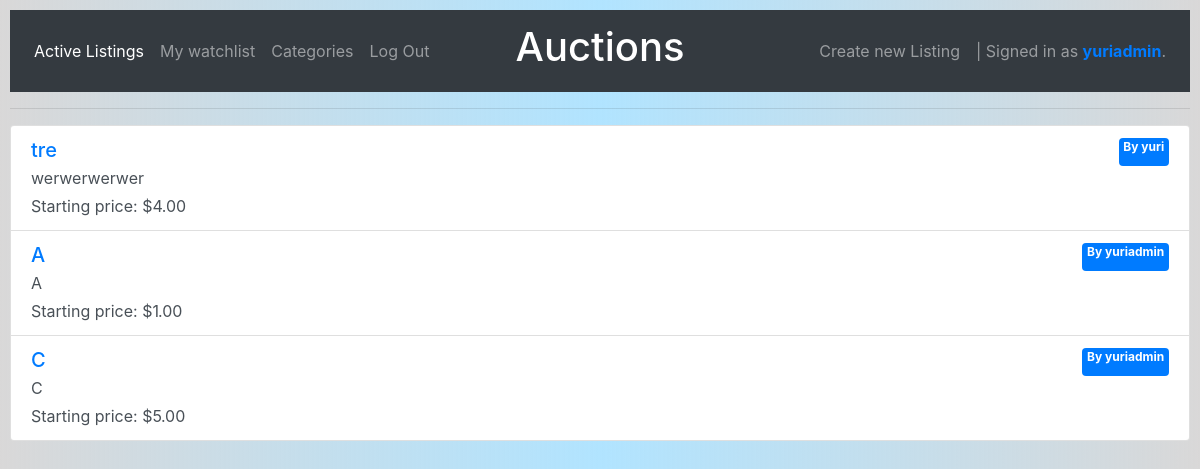
The app's page /watchpage (signed in), older data.
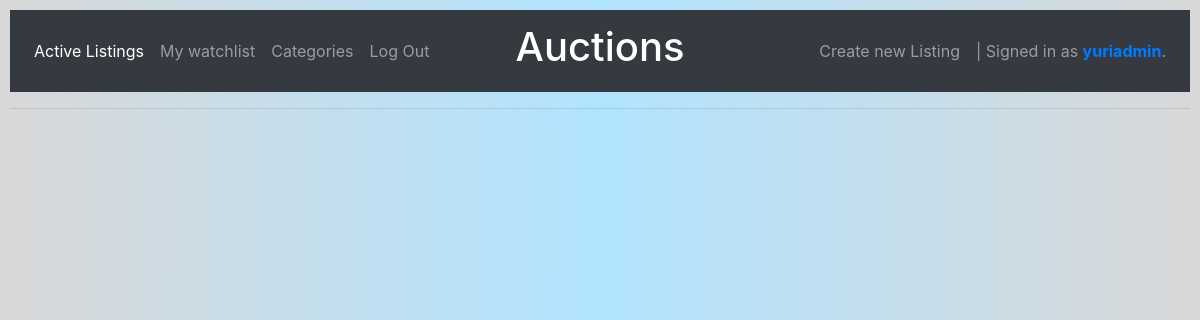
The same page, newer data.
### auctions/models.py (models this page shows, shortened)
class User(AbstractUser):
    pass

class Watchlist(models.Model):
    id = models.AutoField(primary_key=True)
    user = models.ForeignKey(User, on_delete=models.DO_NOTHING, related_name='watchlister')
    listing = models.ForeignKey(Listing, on_delete=models.CASCADE, related_name='itemWatchlist')
    pass

class Listing(models.Model):
    id = models.AutoField(primary_key=True)
    title = models.CharField(max_length=24)
    description = models.CharField(max_length=64)
    startingprice = models.IntegerField()
    imagename = models.CharField(max_length=255)
    categoryname = models.CharField(max_length=255, blank=True, null=True)
    user = models.ForeignKey(User, on_delete=models.CASCADE, related_name='owner')
    winner = models.CharField(max_length=255, blank=True, null=True)
    pass

### auctions/views.py (the view)
# urls.py: path("watchpage", views.watch, name="watchpage"),
@login_required
def watch(request):
    if request.user.is_authenticated:
        if request.method == "GET":
            userWatchList = Watchlist.objects.all().filter(user=request.user)
            return render(request, "auctions/watchpage.html", {
                "watchlist": userWatchList
            })
        else:
            return HttpResponse("Operation not permitted.")
    else:
        return HttpResponseRedirect(reverse("login"))

### auctions/templates/auctions/watchpage.html
{% extends "auctions/layout.html" %}
{% block body %}
    {% load static %}
      <div class="list-group">
        {% for item in watchlist %}
        <a href="{% url 'listingpage' item.listing.id %}" class="list-group-item list-group-item-action flex-column align-items-start">
          <div class="d-flex w-100 justify-content-between">
            <h5 class="mb-1 text-primary">{{ item.listing.title }}</h5>
            <span class="badge badge-primary">By {{item.listing.user.username}}</span>
          </div>
          <p class="mb-1">{{item.listing.description}}</p>
          <span class="input-group-prepend">Starting price: ${{item.listing.startingprice}}<span class="input-group-append">.00</span></span>
        </a>
        {% endfor %}
      </div>
{% endblock %}

### auctions/templates/auctions/layout.html (shortened to what this page needs)
{% load static %}
<!DOCTYPE html>
<html lang="en">
    <head>
        <link rel="stylesheet" href="https://cdn.jsdelivr.net/npm/bootstrap@4.1.3/dist/css/bootstrap.min.css">
        <link href="{% static 'auctions/styles.css' %}" rel="stylesheet">
    </head>
    <body>
        <nav class="navbar navbar-expand-md navbar-dark bg-dark">
            <div class="navbar-collapse collapse w-100 order-1 order-md-0 dual-collapse2">
                <ul class="navbar-nav mr-auto">
                    <li class="nav-item active">
                        <a class="nav-link" href="{% url 'index' %}">Active Listings</a>
                    </li>
                {% if user.is_authenticated %}
                    <li class="nav-item">
                        <a class="nav-link" href="{% url 'watchpage' %}">My watchlist</a>
                    </li>
                    <li class="nav-item">
                        <a class="nav-link" href="{% url 'categories' %}">Categories</a>
                    </li>
                    <li class="nav-item">
                        <a class="nav-link" href="{% url 'logout' %}">Log Out</a>
                    </li>
                {% endif %}
                </ul>
            </div>
            <div class="mx-auto order-0">
                <a class="navbar-brand mx-auto" href="#"><h1>Auctions</h1></a>
            </div>
            <div class="navbar-collapse collapse w-100 order-3 dual-collapse2">
                <ul class="navbar-nav ml-auto">
                    <li class="nav-item">
                        <a class="nav-link" href="{% url 'newlisting' %}">Create new Listing</a>
                    </li>
                    <li>
                        {% if user.is_authenticated %}
                            <a class="nav-link">| Signed in as <strong class="text-primary">{{ user.username }}</strong>.</a>
                        {% else %}
                            <a class="nav-link">| Not signed in.</strong></a>
                        {% endif %}
                    </li>
                </ul>
            </div>
        </nav>
        <hr>
        {% block body %}
        {% endblock %}
    </body>
</html>

### auctions/static/auctions/styles.css (style rules this page uses)
body { padding: 10px; background: rgb(217,216,216); background: linear-gradient(90deg, rgba(217,216,216,1) 0%, rgba(97, 200, 255, 0.493) 50%, rgba(217,216,216,1) 100%); }

Row changes from the older to the newer data that the page shows:
removed Watchlist: listing "tre", listing.user.username "yuri", listing.description "werwerwerwer", listing.startingprice "4"
removed Watchlist: listing "A", listing.user.username "yuriadmin", listing.description "A", listing.startingprice "1"
removed Watchlist: listing "C", listing.user.username "yuriadmin", listing.description "C", listing.startingprice "5"
